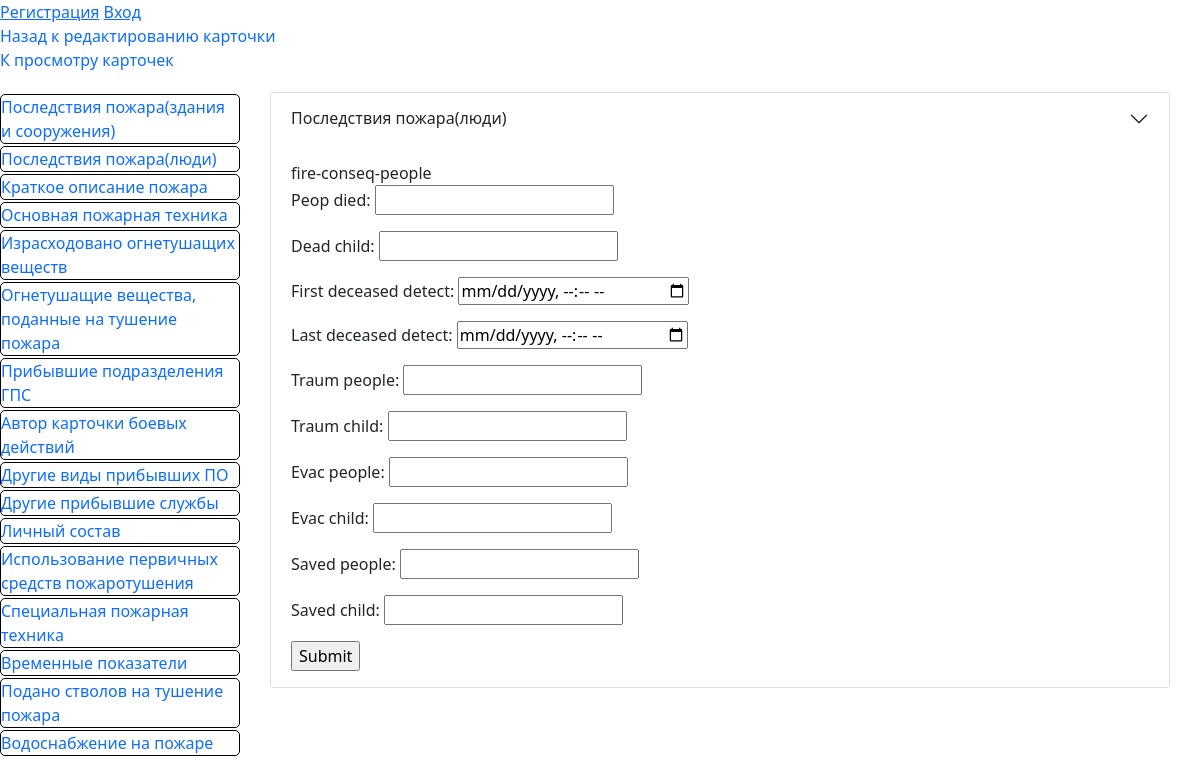
Before: /card/1/fire-conseq-people with the older database file.
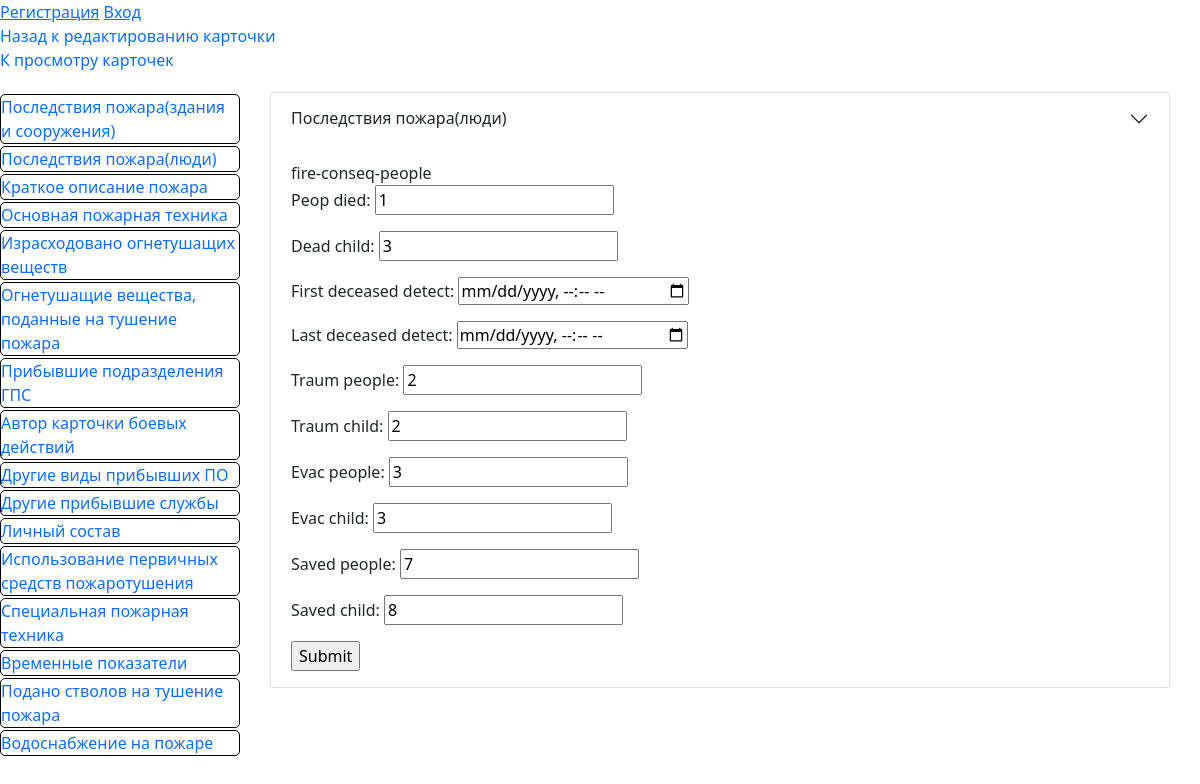
After: the same page with the newer database file.
### fire/models.py (models this page shows)
class FireConseqPeople(models.Model):
    card_id = models.OneToOneField(
        GeneralData, on_delete=models.CASCADE, primary_key=True
    )
    peop_died = models.IntegerField(null=False, blank=False)
    dead_child = models.IntegerField(null=False, blank=False)
    first_deceased_detect = models.DateTimeField(null=True, blank=True)
    last_deceased_detect = models.DateTimeField(null=True, blank=True)
    traum_people = models.IntegerField(null=False, blank=False)
    traum_child = models.IntegerField(null=False, blank=False)
    evac_people = models.IntegerField(null=False, blank=False)
    evac_child = models.IntegerField(null=False, blank=False)
    saved_people = models.IntegerField(null=False, blank=False)
    saved_child = models.IntegerField(null=False, blank=False)

### fire/views.py (the view)
# urls.py: path('card/<int:card_id>/fire-conseq-people', views.fire_conseq_people, name="fire-conseq-people"),
def fire_conseq_people(request, card_id):
    gd = get_object_or_404(GeneralData, card_id=card_id)
    fireconseqpeople = getattr(gd, "fireconseqpeople", None)
    if request.method == "POST":
        form = FireConseqPeopleForm(
            data=request.POST, initial={"card_id": gd}, instance=fireconseqpeople
        )
        if form.is_valid():
            new_fireconseqpeople = form.save(commit=False)
            if fireconseqpeople is None:
                new_fireconseqpeople.card_id = gd
            new_fireconseqpeople.save()
            return HttpResponseRedirect(
                resolve_url("fire-conseq-people", card_id=card_id)
            )
        else:
            return render(
                request,
                "fire_conseq_people.html",
                context={"form": form, "card_id": card_id},
            )
    else:
        form = FireConseqPeopleForm(instance=fireconseqpeople)
    return render(
        request, "fire_conseq_people.html", context={"form": form, "card_id": card_id}
    )

### fire/forms.py
class FireConseqPeopleForm(ModelForm):
    class Meta:
        model = FireConseqPeople
        exclude = [
            "card_id",
        ]
        widgets = {
            "first_deceased_detect": DateTimeInput(attrs={"type": "datetime-local"}),
            "last_deceased_detect": DateTimeInput(attrs={"type": "datetime-local"}),
        }

### fire/templates/fire_conseq_people.html (shortened to what this page needs)
{% extends 'base_card.html' %}
{% block card_info %}
<div class="accordion-item">
    <h2 class="accordion-header" id="panelsStayOpen-headingFifteen">
      <button
        class="accordion-button collapsed"
        type="button"
      >
        Последствия пожара(люди)
      </button>
    </h2>
    <div
      id="panelsStayOpen-collapseFifteen"
    >
      <div class="accordion-body">
        fire-conseq-people
        <form
          action={% url 'fire-conseq-people' card_id %} method="POST">
          {{ form.as_p }}
          <input type="submit" value="Submit">
        </form>
      </div>
    </div>
  </div>
  {% endblock card_info %}

### fire/templates/base_card.html (shortened to what this page needs)
{% load static %}
<!DOCTYPE html>
<html lang="en">
  <head>
    <link
      href="https://cdn.jsdelivr.net/npm/bootstrap@5.0.1/dist/css/bootstrap.min.css"
      rel="stylesheet"
    />
    <link rel="stylesheet" href="{% static 'main_style.css' %}" />
    <link rel="stylesheet" href="{% static 'style.css' %}" />
  </head>
  <body>
    {% if user.is_authenticated %}
    <a>Привет: {{ user.first_name }}</a>
    <a href={% url 'logout' %}>Выход</a> {% else %}
    <a href={% url 'register' %}>Регистрация</a>
    <a href={% url 'my-login' %}>Вход</a> {% endif %}
    {% if card_id and not gd_form %}
    <div><a href={% url 'card-edit' card_id %} class="card-info-link">Назад к редактированию карточки</a></div>
    {% endif %}
    <div><a href={% url 'index' %} class="card-info-link">К просмотру карточек</a></div>
  {% if card_id %}
  <div class="card-info-items-container">
  <div class="card-info-items">
    <div class='card-info-item'><a class='card-info-link' href={% url 'fire-conseq-building' card_id %}><div class='item-info-detail'>Последствия пожара(здания и сооружения)</div></a></div>
    <div class='card-info-item'><a class='card-info-link' href={% url 'fire-conseq-people' card_id %}><div class='item-info-detail'>Последствия пожара(люди)</div></a></div>
    <div class='card-info-item'><a class='card-info-link' href={% url 'fire-descr' card_id %}><div class='item-info-detail'>Краткое описание пожара</div></a></div>
    <div class='card-info-item'><a class='card-info-link' href={% url 'fire-equip' card_id %}><div class='item-info-detail'>Основная пожарная техника</div></a></div>
    <div class='card-info-item'><a class='card-info-link' href={% url 'fire-exting-agents' card_id %}><div class='item-info-detail'>Израсходовано огнетушащих веществ</div></a></div>
    <div class='card-info-item'><a class='card-info-link' href={% url 'fire-exting-agents-consum' card_id %}><div class='item-info-detail'>Огнетушащие вещества, поданные на тушение пожара</div></a></div>
    <div class='card-info-item'><a class='card-info-link' href={% url 'fire-services' card_id %}><div class='item-info-detail'>Прибывшие подразделения ГПС</div></a></div>
    <div class='card-info-item'><a class='card-info-link' href={% url 'firefight-card-auth' card_id %}><div class='item-info-detail'>Автор карточки боевых действий</div></a></div>
    <div class='card-info-item'><a class='card-info-link' href={% url 'oth-fire-services' card_id %}><div class='item-info-detail'>Другие виды прибывших ПО</div></a></div>
    <div class='card-info-item'><a class='card-info-link' href={% url 'oth-services' card_id %}><div class='item-info-detail'>Другие прибывшие службы</div></a></div>
    <div class='card-info-item'><a class='card-info-link' href={% url 'personnel' card_id %}><div class='item-info-detail'>Личный состав</div></a></div>
    <div class='card-info-item'><a class='card-info-link' href={% url 'prim-fire-exting-means' card_id %}><div class='item-info-detail'>Использование первичных средств пожаротушения</div></a></div>
    <div class='card-info-item'><a class='card-info-link' href={% url 'spec-fire-equip' card_id %}><div class='item-info-detail'>Специальная пожарная техника</div></a></div>
    <div class='card-info-item'><a class='card-info-link' href={% url 'time-indicators' card_id %}><div class='item-info-detail'>Временные показатели</div></a></div>
    <div class='card-info-item'><a class='card-info-link' href={% url 'trunks-to-exting-fire' card_id %}><div class='item-info-detail'>Подано стволов на тушение пожара</div></a></div>
    <div class='card-info-item'><a class='card-info-link' href={% url 'water-supply-on-fire' card_id %}><div class='item-info-detail'>Водоснабжение на пожаре</div></a></div>
  </div>
  {% endif %}
  <div class="card-content">
  {% block card_info %}
  {% endblock %}
  </div>
  </div>
  </body>
</body>
</html>

### fire/static/main_style.css (style rules this page uses)
* { font-family: Noto Sans, sans-serif !important; }
.card-info-items-container { display: flex; margin-top: 20px; }
.card-info-items { width: 20%; }
.card-content { width: 75%; margin: 0 auto; }

### fire/static/style.css (style rules this page uses)
* { font-family: Noto Sans, sans-serif !important; }
.card-info-item { border: 1px solid black; border-radius: 5px; margin-top: 2px; }
.card-info-link { text-decoration: none; }

Changed rows visible on the page:
added FireConseqPeople: peop_died "1", dead_child "3", traum_people "2", traum_child "2", evac_people "3", evac_child "3", saved_people "7", saved_child "8"
